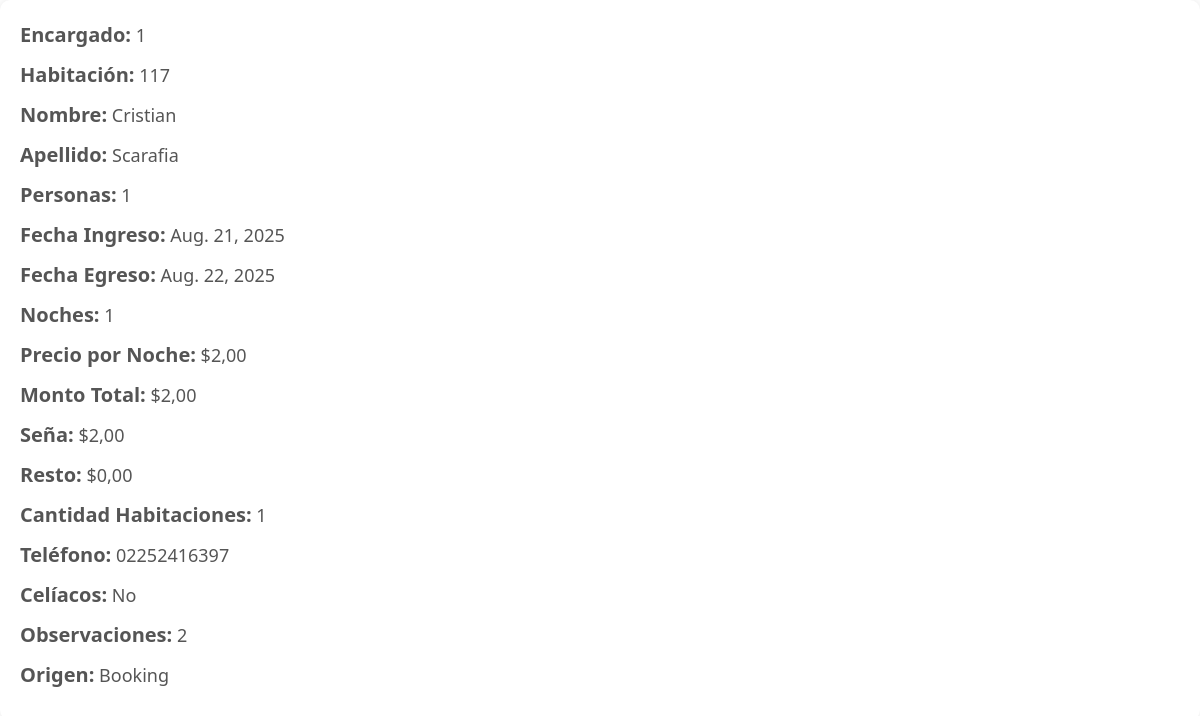
Page /detalle_reserva/4/ on the committed database.
### reservas/models.py (models this page shows, shortened)
class Reserva(models.Model):
    encargado = models.CharField(max_length=100, null=False)
    nhabitacion = models.ForeignKey(Habitacion, on_delete=models.CASCADE)
    nombre = models.CharField(max_length=100, null=False)
    apellido = models.CharField(max_length=100, null=False)
    personas = models.IntegerField(null=False, default=1)
    fecha_ingreso = models.DateField(null=False)
    fecha_egreso = models.DateField(null=False)
    noches = models.IntegerField(editable=False, null=False, default=1)
    precio_por_noche = models.FloatField(editable=False, default=0)
    monto_total = models.FloatField(null=False)
    senia = models.FloatField(null=False)
    resto = models.FloatField(editable=False, null=False)
    cantidad_habitaciones = models.IntegerField(default=1, null=False)
    telefono = models.CharField(max_length=20, null=False, default=1)
    celiacos = models.BooleanField(default=False, null=False)
    observaciones = models.TextField(blank=True, null=False)
    origen = models.CharField(max_length=100, null=False)

class Habitacion(models.Model):
    numero = models.CharField(max_length=10)
    tipo = models.CharField(max_length=50, default='doble')
    piso = models.CharField(max_length=50, default='planta baja')

### reservas/views.py (the view)
# urls.py: path("detalle_reserva/<int:reserva_id>/", detalle_reserva, name="detalle_reserva"),
def detalle_reserva(request, reserva_id):
    reserva = get_object_or_404(Reserva, pk=reserva_id)
    reserva.monto_total_formatted = (
        "${:,.2f}".format(reserva.monto_total)
        .replace(",", "X")
        .replace(".", ",")
        .replace("X", ".")
    )
    reserva.senia_formatted = (
        "${:,.2f}".format(reserva.senia)
        .replace(",", "X")
        .replace(".", ",")
        .replace("X", ".")
    )
    reserva.resto_formatted = (
        "${:,.2f}".format(reserva.resto)
        .replace(",", "X")
        .replace(".", ",")
        .replace("X", ".")
    )
    reserva.precio_por_noche_formatted = (
        "${:,.2f}".format(reserva.precio_por_noche)
        .replace(",", "X")
        .replace(".", ",")
        .replace("X", ".")
    )
    return render(request, "detalle_reserva.html", {"reserva": reserva})

### reservas/templates/detalle_reserva.html (shortened to what this page needs)
<!DOCTYPE html>
<html>
    {% load static %}
    <link rel="stylesheet" type="text/css" href="{% static 'css/style.css' %}">
<body>
    <div class="popup-content">
        <p><strong>Encargado:</strong> {{ reserva.encargado }}</p>
        <p><strong>Habitación:</strong> {{ reserva.nhabitacion.numero }}</p>
        <p><strong>Nombre:</strong> {{ reserva.nombre }}</p>
        <p><strong>Apellido:</strong> {{ reserva.apellido }}</p>
        <p><strong>Personas:</strong> {{ reserva.personas }}</p>
        <p><strong>Fecha Ingreso:</strong> {{ reserva.fecha_ingreso }}</p>
        <p><strong>Fecha Egreso:</strong> {{ reserva.fecha_egreso }}</p>
        <p><strong>Noches:</strong> {{ reserva.noches }}</p>
        <p><strong>Precio por Noche:</strong> {{ reserva.precio_por_noche_formatted }}</p>
        <p><strong>Monto Total:</strong> {{ reserva.monto_total_formatted }}</p>
        <p><strong>Seña:</strong> {{ reserva.senia_formatted }}</p>
        <p><strong>Resto:</strong> {{ reserva.resto_formatted }}</p>
        <p><strong>Cantidad Habitaciones:</strong> {{ reserva.cantidad_habitaciones }}</p>
        <p><strong>Teléfono:</strong> {{ reserva.telefono }}</p>
        <p><strong>Celíacos:</strong> {{ reserva.celiacos|yesno:"Sí,No" }}</p>
        <p><strong>Observaciones:</strong> {{ reserva.observaciones }}</p>
        <p><strong>Origen:</strong> {{ reserva.origen }}</p>
    </div>
</body>
</html>

### reservas/static/css/style.css (style rules this page uses)
html, :host { line-height: 1.5; -webkit-text-size-adjust: 100%; -moz-tab-size: 4; -o-tab-size: 4; tab-size: 4; font-family: ui-sans-serif, system-ui, sans-serif, "Apple Color Emoji", "Segoe UI Emoji", "Segoe UI Symbol", "Noto Color Emoji"; font-feature-settings: normal; font-variation-settings: normal; -webkit-tap-highlight-color: transparent; }
body { margin: 0; line-height: inherit; }
b, strong { font-weight: bolder; }
blockquote, dl, dd, h1, h2, h3, h4, h5, h6, hr, figure, p, pre { margin: 0; }

### reservas/templates/detalle_reserva.html (style rules this page uses)
.popup-content { padding: 20px; background-color: #fff; border-radius: 10px; box-shadow: 0 0 10px rgba(0, 0, 0, 0.1); }
.popup-content p { font-size: 18px; margin-bottom: 10px; color: #555; }
.popup-content p strong { font-size: 20px; }

### rows in the picture
Reserva: encargado "1", nhabitacion.numero "117", nombre "Cristian", apellido "Scarafia", personas "1", fecha_ingreso "Aug. 21, 2025", fecha_egreso "Aug. 22, 2025", noches "1", precio_por_noche_formatted "$2,00", monto_total_formatted "$2,00", senia_formatted "$2,00", resto_formatted "$0,00", cantidad_habitaciones "1", telefono "02252416397", celiacos "No", observaciones "2", origen "Booking"
